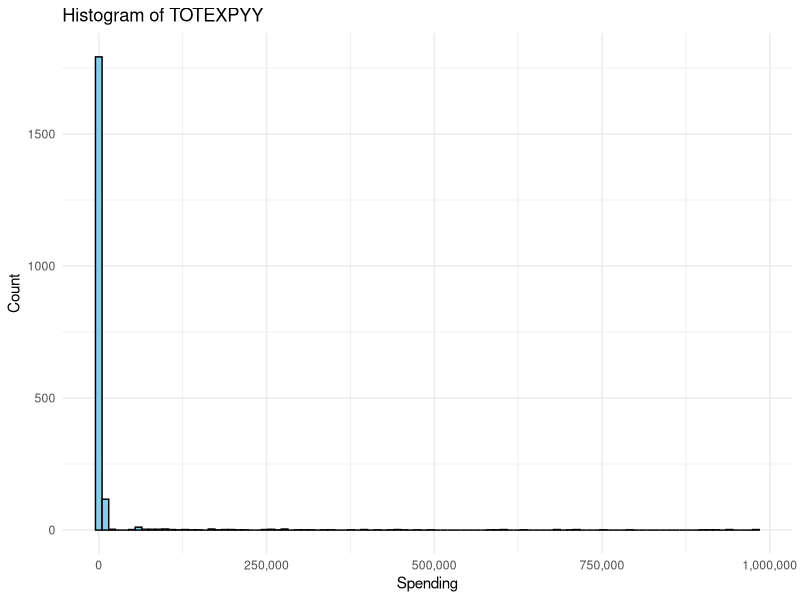
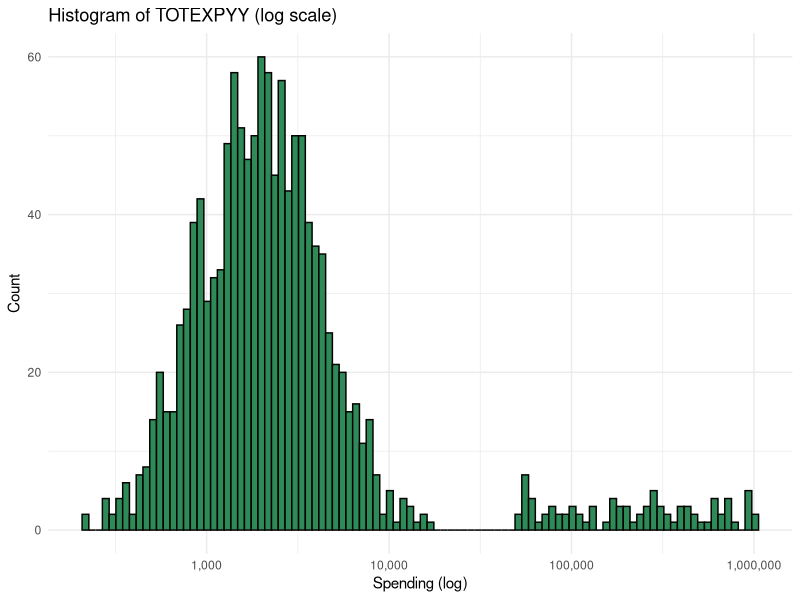

Reproduce these figures in R, in order. (Note: a time limit stopped this script after it produced the figures.)
## ---- chunk 1
knitr::opts_chunk$set(echo = TRUE)
## ---- chunk 2
# ======================================================
# Monte Carlo for Two-Part Model with Extreme Treatments
# ======================================================

library(MASS)
library(dplyr)
library(tibble)
library(purrr)
library(readr)
library(ggplot2)

# --- helper: log-uniform draw for extremes ---
rlogunif <- function(n, min_val, max_val) {
  if (n <= 0) return(numeric(0))
  exp(runif(n, log(min_val), log(max_val)))
}

# --- helper: extreme value ranges ---
extreme_range <- function(mag_level) {
  switch(as.character(mag_level),
         "1" = c(5e4, 1e6),
         "2" = c(5e4, 2e6),
         "3" = c(5e4, 3e6),
         stop("Invalid magnitude_level"))
}

# --- simulator: two-part Gamma with extremes ---
simulate_panel_data <- function(
  n, magnitude_level, prop_extreme = 0.01,
  p_treated = 0.5, sigma_u = 0.5, rho = 0.8,
  gamma_shape = 5
) {
  T <- 2; N <- n * T
  ids <- rep(1:n, each = T)
  ind_post <- rep(0:1, times = n)

  # covariates
  ind_tx_i     <- rbinom(n, 1, p_treated)
  ind_female_i <- rbinom(n, 1, 0.5)
  HISPANX_i    <- rbinom(n, 1, 0.2)
  INSCOV_i     <- sample(1:3, n, replace = TRUE)

  ind_tx     <- rep(ind_tx_i, each = T)
  ind_female <- rep(ind_female_i, each = T)
  HISPANX    <- rep(HISPANX_i, each = T)
  INSCOV     <- factor(rep(INSCOV_i, each = T))

  # PCS42 with correlation
  Sigma <- matrix(c(1, rho, rho, 1), 2, 2)
  pcs   <- MASS::mvrnorm(n, mu = c(50, 50), Sigma = Sigma)
  PCS42 <- as.vector(t(pcs))
  zPCS  <- (PCS42 - 50) / 10

  # random intercept
  u_i <- rnorm(n, 0, sigma_u)
  u   <- u_i[ids]

  # Part 1: logistic >0
  lp_cov <- 0.5*ind_post + 0.7*ind_tx + 0.2*ind_female -
    0.2*HISPANX + 0.1*zPCS + u
  pr_pos <- plogis(lp_cov)
  ind_gt0 <- rbinom(N, 1, pr_pos)

  # Part 2: Gamma for positives
  lp_cont <- 7 + 0.4*ind_post + 0.6*ind_tx + 0.15*zPCS +
    0.2*ind_female - 0.1*HISPANX + u
  mu <- exp(lp_cont)
  shape <- gamma_shape
  scale <- mu / shape

  TOTEXPYY <- rep(0, N)
  TOTEXPYY[ind_gt0 == 1] <- rgamma(sum(ind_gt0),
                                   shape = shape,
                                   scale = scale[ind_gt0 == 1])

  # inject extremes
  K_ext <- rbinom(1, N, prop_extreme)
  if (K_ext > 0) {
    rng <- extreme_range(magnitude_level)
    idx_ext <- sample.int(N, size = K_ext, replace = FALSE)
    TOTEXPYY[idx_ext] <- rlogunif(K_ext, rng[1], rng[2])
  } else idx_ext <- integer(0)

  tibble(
    DUPERSID = factor(ids),
    ind_post, ind_tx, ind_female, HISPANX, PCS42, INSCOV,
    ind_gt0 = ind_gt0,
    TOTEXPYY = TOTEXPYY,
    extreme_flag = as.integer(seq_len(N) %in% idx_ext),
    magnitude_level, prop_extreme
  )
}

# --- treatments for extreme values ---
treat_extremes <- function(x, method = "raw") {
  if (method == "raw") return(x)
  q99 <- quantile(x, 0.99, na.rm = TRUE)
  if (method == "topcode") {
    return(pmin(x, q99))
  }
  if (method == "mean_adj") {
    m <- mean(x[x <= q99], na.rm = TRUE)
    x[x > q99] <- m
    return(x)
  }
  if (method == "median_adj") {
    m <- median(x[x <= q99], na.rm = TRUE)
    x[x > q99] <- m
    return(x)
  }
  stop("Unknown treatment method")
}

# --- safe Gamma fit wrapper ---
safe_gamma <- function(dat) {
  dat2 <- dat %>% filter(ind_gt0 == 1, is.finite(TOTEXPYY), TOTEXPYY > 0)
  if (nrow(dat2) < 10) return(c(NA, NA))
  out <- tryCatch({
    fit <- glm(
      TOTEXPYY ~ ind_post*ind_tx + ind_female + HISPANX + PCS42,
      data = dat2,
      family = Gamma(link = "log"),
      control = glm.control(maxit = 100, epsilon = 1e-8)
    )
    coef(summary(fit))["ind_post:ind_tx", c("Estimate","Std. Error")]
  }, error = function(e) c(NA, NA))
  out
}

# --- one replication under one scenario ---
run_one <- function(n, magnitude_level, prop_extreme, gamma_shape, treatment) {
  dat <- simulate_panel_data(n, magnitude_level, prop_extreme, gamma_shape = gamma_shape)
  dat <- dat %>% mutate(TOTEXPYY = treat_extremes(TOTEXPYY, treatment))

  # Logistic
  fit1 <- glm(ind_gt0 ~ ind_post*ind_tx + ind_female + HISPANX + PCS42,
              data = dat, family = binomial)
  c1 <- coef(summary(fit1))["ind_post:ind_tx", c("Estimate","Std. Error")]

  # Gamma
  c2 <- safe_gamma(dat)

  # Log-OLS
  fit3 <- lm(log1p(TOTEXPYY) ~ ind_post*ind_tx + ind_female + HISPANX + PCS42,
             data = dat)
  c3 <- coef(summary(fit3))["ind_post:ind_tx", c("Estimate","Std. Error")]

  tibble(model = c("logit","gamma","logols"),
         est   = c(c1[1], c2[1], c3[1]),
         se    = c(c1[2], c2[2], c3[2]),
         n = n, prop_extreme, magnitude_level, gamma_shape, treatment)
}

# --- Monte Carlo for one scenario ---
run_mc <- function(B, n, magnitude_level, prop_extreme, gamma_shape, treatment) {
  results <- replicate(B, run_one(n, magnitude_level, prop_extreme, gamma_shape, treatment),
                       simplify = FALSE)
  bind_rows(results)
}

# ======================================================
# Step 1: Representative dataset (histograms + model fits)
# ======================================================

set.seed(123)
dat_example <- simulate_panel_data(
  n = 1000,
  magnitude_level = 1,
  prop_extreme = 0.05,
  gamma_shape = 5
)

# --- Histograms of TOTEXPYY ---
p1 <- ggplot(dat_example, aes(x = TOTEXPYY)) +
  geom_histogram(bins = 100, fill = "skyblue", color = "black") +
  scale_x_continuous(labels = scales::comma) +
  labs(title = "Histogram of TOTEXPYY", x = "Spending", y = "Count") +
  theme_minimal()

p2 <- ggplot(dat_example, aes(x = TOTEXPYY)) +
  geom_histogram(bins = 100, fill = "seagreen", color = "black") +
  scale_x_log10(labels = scales::comma) +
  labs(title = "Histogram of TOTEXPYY (log scale)", x = "Spending (log)", y = "Count") +
  theme_minimal()

print(p1)
print(p2)

# --- Fit the 3 models on this dataset ---
fit_logit <- glm(ind_gt0 ~ ind_post*ind_tx + ind_female + HISPANX + PCS42,
                 data = dat_example, family = binomial)
fit_gamma <- glm(TOTEXPYY ~ ind_post*ind_tx + ind_female + HISPANX + PCS42,
                 data = dat_example %>% filter(ind_gt0 == 1),
                 family = Gamma(link = "log"))
fit_logols <- lm(log1p(TOTEXPYY) ~ ind_post*ind_tx + ind_female + HISPANX + PCS42,
                 data = dat_example)

summary(fit_logit)
summary(fit_gamma)
summary(fit_logols)

# ======================================================
# Step 2: Full Monte Carlo across 108 scenarios
# ======================================================

n_vals <- c(1000, 2000, 5000)
prop_extreme_vals <- c(0.01, 0.05, 0.10)
magnitude_vals <- c(1, 2, 3)
treatment_methods <- c("raw", "topcode", "mean_adj", "median_adj")

grid <- expand.grid(
  n = n_vals,
  prop_extreme = prop_extreme_vals,
  magnitude_level = magnitude_vals,
  treatment = treatment_methods,
  stringsAsFactors = FALSE
)

set.seed(2025)
B <- 500   # adjusted to 500 for full run
all_df <- pmap_dfr(grid, ~ run_mc(B, ..1, ..3, ..2, gamma_shape = 5, ..4))

# --- Summarise results with rounding ---
theta_true <- 0

summ_grid <- all_df %>%
  group_by(model, n, prop_extreme, magnitude_level, treatment) %>%
  summarise(
    mean_est = round(mean(est, na.rm = TRUE), 4),
    bias     = round(mean(est - theta_true, na.rm = TRUE), 4),
    emp_se   = round(sd(est, na.rm = TRUE), 4),
    rmse     = round(sqrt(mean((est - theta_true)^2, na.rm = TRUE)), 4),
    coverage = round(mean((est - 1.96*se <= theta_true) &
                          (theta_true <= est + 1.96*se), na.rm = TRUE), 4),
    n_fail   = sum(is.na(est)),
    .groups = "drop"
  )

print(summ_grid)

# --- Export to CSV ---
write_csv(summ_grid, "MC_results_108scenarios.csv")

## ---- chunk 3
library(ggplot2)

custom_light_colors <- c(
  "logit"  = "#a6dba0",  # light green
  "gamma"  = "#fdb863",  # light orange
  "logols" = "#b2abd2"   # light purple
)

ggplot(
  summ_grid[summ_grid$model %in% c("logit", "gamma"), ] ,
  aes(x = prop_extreme, y = bias, color = model)) +
  geom_line(size = 1) +
  facet_grid(magnitude_level ~ treatment) +
  labs(
    title = "Bias vs. Proportion of Extreme Values",
    x = "Proportion of Extreme Values",
    y = "Bias in Estimate"
  ) +
  theme_minimal() +
  theme(legend.position = "top")

## ---- chunk 4
ggplot(summ_grid, aes(x = factor(prop_extreme), y = bias, fill = model)) +
  geom_boxplot(position = position_dodge(width = 0.8)) +
  scale_fill_manual(values = custom_light_colors) +
  facet_grid(magnitude_level ~ treatment) +
  labs(
    title = "Bias vs. Proportion of Extreme Values",
    x = "Proportion of Extreme Values",
    y = "Bias"
  ) +
  theme_minimal() +
  theme(legend.position = "top")

## ---- chunk 5

ggplot(summ_grid, aes(x = factor(magnitude_level), y = rmse, fill = model)) +
  geom_bar(stat = "identity", position = "dodge") +
  scale_fill_manual(values = custom_light_colors) +
  facet_grid(n ~ treatment) +
  labs(
    title = "RMSE by Magnitude Level",
    x = "Magnitude Level of Extremes",
    y = "Root Mean Squared Error (RMSE)"
  ) +
  theme_minimal() +
  theme(legend.position = "top")


## ---- chunk 6
ggplot(summ_grid, aes(x = treatment, y = coverage, fill = model)) +
  stat_summary(fun = mean, geom = "bar", position = "dodge") +
  scale_fill_manual(values = custom_light_colors) +
  facet_grid(n ~ magnitude_level) +
  labs(
    title = "Coverage Rate by Treatment Method",
    x = "Extreme Value Treatment",
    y = "Coverage Probability (95% CI)"
  ) +
  theme_minimal() +
  theme(legend.position = "top")
